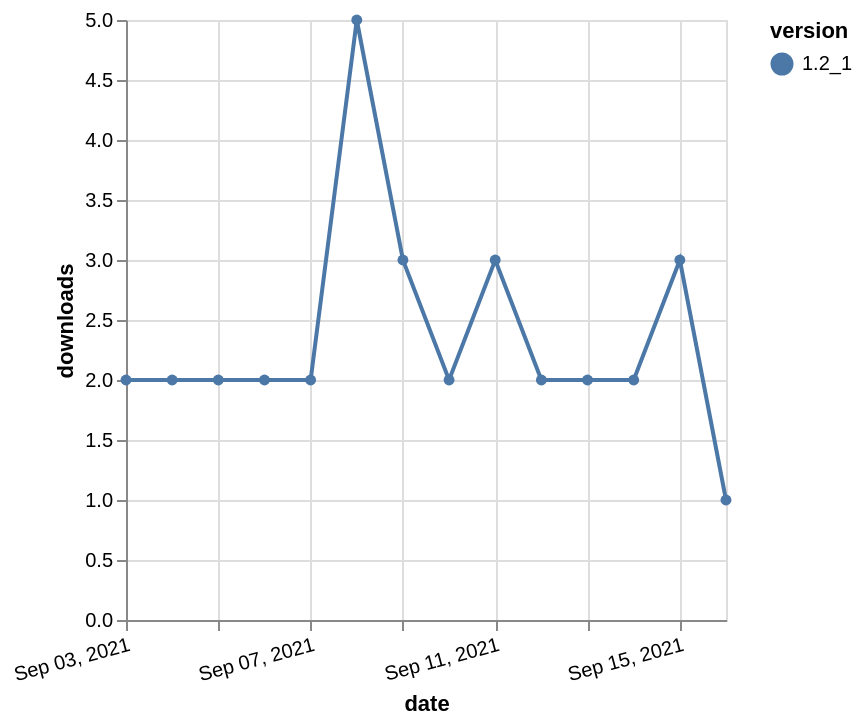

Vega-Lite specification stored for this chart:
### Vega-Lite specification from a JSON file in a GitHub repository (floating-point values rounded to 4 significant figures)
{"$schema": "https://vega.github.io/schema/vega-lite/v5.json", "description": "A simple bar chart with embedded data.", "data": {"values": [{"date": "2021-09-03", "total": 4508, "delta": 2, "version": "1.2_1"}, {"date": "2021-09-04", "total": 4510, "delta": 2, "version": "1.2_1"}, {"date": "2021-09-05", "total": 4512, "delta": 2, "version": "1.2_1"}, {"date": "2021-09-06", "total": 4514, "delta": 2, "version": "1.2_1"}, {"date": "2021-09-07", "total": 4516, "delta": 2, "version": "1.2_1"}, {"date": "2021-09-08", "total": 4521, "delta": 5, "version": "1.2_1"}, {"date": "2021-09-09", "total": 4524, "delta": 3, "version": "1.2_1"}, {"date": "2021-09-10", "total": 4526, "delta": 2, "version": "1.2_1"}, {"date": "2021-09-11", "total": 4529, "delta": 3, "version": "1.2_1"}, {"date": "2021-09-12", "total": 4531, "delta": 2, "version": "1.2_1"}, {"date": "2021-09-13", "total": 4533, "delta": 2, "version": "1.2_1"}, {"date": "2021-09-14", "total": 4535, "delta": 2, "version": "1.2_1"}, {"date": "2021-09-15", "total": 4538, "delta": 3, "version": "1.2_1"}, {"date": "2021-09-16", "total": 4539, "delta": 1, "version": "1.2_1"}]}, "width": "container", "mark": {"type": "line", "point": {"filled": true}}, "encoding": {"x": {"field": "date", "type": "temporal", "timeUnit": "yearmonthdate", "title": "date", "axis": {"labelAngle": -15}}, "y": {"field": "delta", "type": "quantitative", "title": "downloads"}, "color": {"field": "version", "type": "nominal"}, "tooltip": {"field": "delta"}}}
